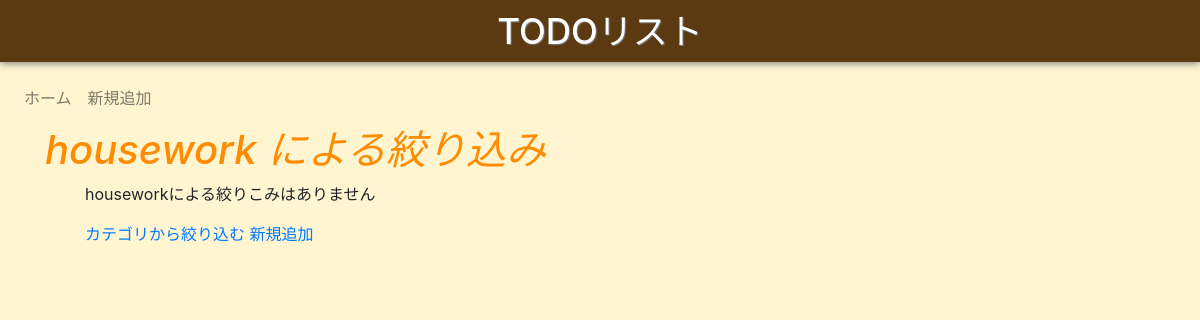
The page /todo_list/category/housework on the database as committed earlier.
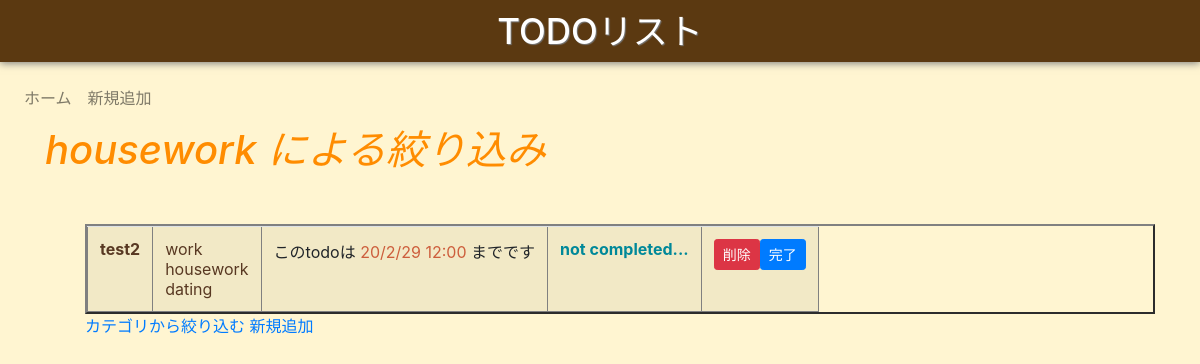
The same page on the database as committed later.
### todo_list/models.py (models this page shows)
class Category(models.Model):
    title = models.CharField('タイトル', max_length=50)     # カテゴリーのタイトル
    def __str__(self):
        return self.title

class Todo(models.Model):
    title = models.CharField('タイトル', max_length=50)  # TODOのタイトル
    dead_line = models.DateTimeField('締め切り', default=timezone.now())
    created_at = models.DateTimeField('日付', auto_now_add=True)  # 投稿日時
    category = models.ManyToManyField(Category, blank=True)  # カテゴリとの連携
    completed = models.BooleanField('completed', default=False)
    def __str__(self):
        return self.title

### todo_list/views.py (the view)
# urls.py: path('category/<str:category_name>', views.todo_category,
def todo_category(request, category_name):
    category = Category.objects.get(title=category_name)
    todo = Todo.objects.filter(category=category).order_by('title')
    return render(request, 'todo/todo_category.html', {'todolist': todo, 'category': category})

### todo_list/templates/todo/todo_category.html (shortened to what this page needs)
{% extends 'todo/base.html' %}
{% block content %}
<h1 class="category-title"> {{category}} による絞り込み </h1>
<ul>
{% if todolist %}
    <table border="2" class="table table-striped table-responsive table-original">
    {% for todo in todolist %}
      <tr>
        <th class="todo">
          {{ todo }}
        </th>
        <td>
            {% for category in todo.category.all %}
            <div class="category">
              {{category}}
            {% empty %}
              カテゴリは設定されていません
            </div>
            {% endfor %}
        </td>
        <td>
          このtodoは&nbsp;<span class="dead-line">{{ todo.dead_line|date:"y/n/j H:i" }}</span>&nbsp;までです
        </td>
        <td>
        {% if todo.completed %}
        <div class="complete">
          completed!!
        </div>
        {% else %}
        <div class="not-complete">
          not completed...
        </div>
        {% endif %}
        </td>
        <td>
          <div style="display:inline-flex">
            <form method="post" action="{% url 'todo_list:delete' todo.id %}">
              <input type="submit" value="削除" class="btn btn-danger btn-sm">
            </form>
            <form method="post" action="{% url 'todo_list:complete' todo.id %}">
              <input type="submit" value="完了" class="btn btn-primary btn-sm">
            </form>
          </div>
        </td>
      </tr>
    {% endfor %}
    </table>
  {% else %}
    <p> {{category}}による絞りこみはありません </p>
  {% endif %}
    <a href="{% url 'todo_list:category' %}">カテゴリから絞り込む</a>
    <a href="{% url 'todo_list:add' %}">新規追加</a>
  {% endblock %}

Rows that differ between the two databases and show on the page:
shown differently, row unchanged: Category "housework": title "housework" → (not shown)
added Todo: title "test2", dead_line "20/2/29 12:00", completed "not completed...", Category (title "housework")
now on this page (row unchanged): Category: title "work"
now on this page (row unchanged): Category: title "dating"
Other text that changed with them:
text no longer shown: "による絞りこみはありません"
